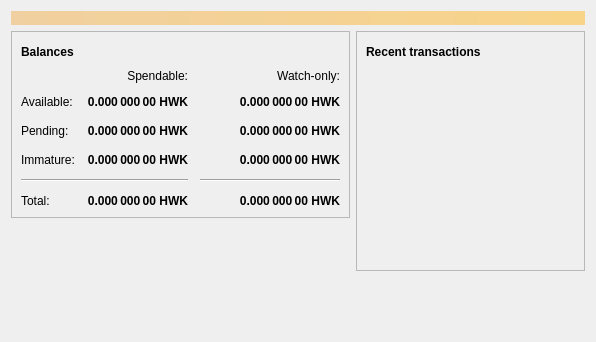
<?xml version="1.0" encoding="UTF-8"?>
<ui version="4.0">
 <class>OverviewPage</class>
 <widget class="QWidget" name="OverviewPage">
  <property name="geometry">
   <rect>
    <x>0</x>
    <y>0</y>
    <width>596</width>
    <height>342</height>
   </rect>
  </property>
  <property name="windowTitle">
   <string>Form</string>
  </property>
  <layout class="QVBoxLayout" name="topLayout">
   <item>
    <widget class="QLabel" name="labelAlerts">
     <property name="visible">
      <bool>false</bool>
     </property>
     <property name="styleSheet">
      <string notr="true">QLabel { background-color: qlineargradient(x1: 0, y1: 0, x2: 1, y2: 0, stop:0 #F0D0A0, stop:1 #F8D488); color:#000000; }</string>
     </property>
     <property name="wordWrap">
      <bool>true</bool>
     </property>
     <property name="margin">
      <number>3</number>
     </property>
     <property name="textInteractionFlags">
      <set>Qt::TextSelectableByMouse</set>
     </property>
    </widget>
   </item>
   <item>
    <layout class="QHBoxLayout" name="horizontalLayout" stretch="1,1">
     <item>
      <layout class="QVBoxLayout" name="verticalLayout_2">
       <item>
        <widget class="QFrame" name="frame">
         <property name="frameShape">
          <enum>QFrame::StyledPanel</enum>
         </property>
         <property name="frameShadow">
          <enum>QFrame::Raised</enum>
         </property>
         <layout class="QVBoxLayout" name="verticalLayout_4">
          <item>
           <layout class="QHBoxLayout" name="horizontalLayout_4">
            <item>
             <widget class="QLabel" name="label_5">
              <property name="font">
               <font>
                <weight>75</weight>
                <bold>true</bold>
               </font>
              </property>
              <property name="text">
               <string>Balances</string>
              </property>
             </widget>
            </item>
            <item>
             <widget class="QPushButton" name="labelWalletStatus">
              <property name="enabled">
               <bool>true</bool>
              </property>
              <property name="maximumSize">
               <size>
                <width>30</width>
                <height>16777215</height>
               </size>
              </property>
              <property name="toolTip">
               <string>The displayed information may be out of date. Your wallet automatically synchronizes with the Hawkcoin network after a connection is established, but this process has not completed yet.</string>
              </property>
              <property name="text">
               <string/>
              </property>
              <property name="icon">
               <iconset resource="../bitcoin.qrc">
                <normaloff>:/icons/warning</normaloff>
                <disabledoff>:/icons/warning</disabledoff>:/icons/warning</iconset>
              </property>
              <property name="iconSize">
               <size>
                <width>24</width>
                <height>24</height>
               </size>
              </property>
              <property name="flat">
               <bool>true</bool>
              </property>
             </widget>
            </item>
            <item>
             <spacer name="horizontalSpacer_3">
              <property name="orientation">
               <enum>Qt::Horizontal</enum>
              </property>
              <property name="sizeHint" stdset="0">
               <size>
                <width>40</width>
                <height>20</height>
               </size>
              </property>
             </spacer>
            </item>
           </layout>
          </item>
          <item>
           <layout class="QGridLayout" name="gridLayout">
            <property name="spacing">
             <number>12</number>
            </property>
            <item row="2" column="2">
             <widget class="QLabel" name="labelWatchPending">
              <property name="font">
               <font>
                <weight>75</weight>
                <bold>true</bold>
               </font>
              </property>
              <property name="cursor">
               <cursorShape>IBeamCursor</cursorShape>
              </property>
              <property name="toolTip">
               <string>Unconfirmed transactions to watch-only addresses</string>
              </property>
              <property name="text">
               <string notr="true">0.000 000 00 HWK</string>
              </property>
              <property name="alignment">
               <set>Qt::AlignRight|Qt::AlignTrailing|Qt::AlignVCenter</set>
              </property>
              <property name="textInteractionFlags">
               <set>Qt::LinksAccessibleByMouse|Qt::TextSelectableByKeyboard|Qt::TextSelectableByMouse</set>
              </property>
             </widget>
            </item>
            <item row="2" column="1">
             <widget class="QLabel" name="labelUnconfirmed">
              <property name="font">
               <font>
                <weight>75</weight>
                <bold>true</bold>
               </font>
              </property>
              <property name="cursor">
               <cursorShape>IBeamCursor</cursorShape>
              </property>
              <property name="toolTip">
               <string>Total of transactions that have yet to be confirmed, and do not yet count toward the spendable balance</string>
              </property>
              <property name="text">
               <string notr="true">0.000 000 00 HWK</string>
              </property>
              <property name="alignment">
               <set>Qt::AlignRight|Qt::AlignTrailing|Qt::AlignVCenter</set>
              </property>
              <property name="textInteractionFlags">
               <set>Qt::LinksAccessibleByMouse|Qt::TextSelectableByKeyboard|Qt::TextSelectableByMouse</set>
              </property>
             </widget>
            </item>
            <item row="3" column="2">
             <widget class="QLabel" name="labelWatchImmature">
              <property name="font">
               <font>
                <weight>75</weight>
                <bold>true</bold>
               </font>
              </property>
              <property name="cursor">
               <cursorShape>IBeamCursor</cursorShape>
              </property>
              <property name="toolTip">
               <string>Mined balance in watch-only addresses that has not yet matured</string>
              </property>
              <property name="text">
               <string notr="true">0.000 000 00 HWK</string>
              </property>
              <property name="alignment">
               <set>Qt::AlignRight|Qt::AlignTrailing|Qt::AlignVCenter</set>
              </property>
              <property name="textInteractionFlags">
               <set>Qt::LinksAccessibleByMouse|Qt::TextSelectableByKeyboard|Qt::TextSelectableByMouse</set>
              </property>
             </widget>
            </item>
            <item row="4" column="0" colspan="2">
             <widget class="Line" name="line">
              <property name="orientation">
               <enum>Qt::Horizontal</enum>
              </property>
             </widget>
            </item>
            <item row="4" column="2">
             <widget class="Line" name="lineWatchBalance">
              <property name="sizePolicy">
               <sizepolicy hsizetype="Preferred" vsizetype="Fixed">
                <horstretch>0</horstretch>
                <verstretch>0</verstretch>
               </sizepolicy>
              </property>
              <property name="minimumSize">
               <size>
                <width>140</width>
                <height>0</height>
               </size>
              </property>
              <property name="orientation">
               <enum>Qt::Horizontal</enum>
              </property>
             </widget>
            </item>
            <item row="5" column="0">
             <widget class="QLabel" name="labelTotalText">
              <property name="text">
               <string>Total:</string>
              </property>
             </widget>
            </item>
            <item row="3" column="1">
             <widget class="QLabel" name="labelImmature">
              <property name="font">
               <font>
                <weight>75</weight>
                <bold>true</bold>
               </font>
              </property>
              <property name="cursor">
               <cursorShape>IBeamCursor</cursorShape>
              </property>
              <property name="toolTip">
               <string>Mined balance that has not yet matured</string>
              </property>
              <property name="text">
               <string notr="true">0.000 000 00 HWK</string>
              </property>
              <property name="alignment">
               <set>Qt::AlignRight|Qt::AlignTrailing|Qt::AlignVCenter</set>
              </property>
              <property name="textInteractionFlags">
               <set>Qt::LinksAccessibleByMouse|Qt::TextSelectableByKeyboard|Qt::TextSelectableByMouse</set>
              </property>
             </widget>
            </item>
            <item row="2" column="3">
             <spacer name="horizontalSpacer_2">
              <property name="orientation">
               <enum>Qt::Horizontal</enum>
              </property>
              <property name="sizeHint" stdset="0">
               <size>
                <width>40</width>
                <height>20</height>
               </size>
              </property>
             </spacer>
            </item>
            <item row="3" column="0">
             <widget class="QLabel" name="labelImmatureText">
              <property name="text">
               <string>Immature:</string>
              </property>
             </widget>
            </item>
            <item row="5" column="1">
             <widget class="QLabel" name="labelTotal">
              <property name="font">
               <font>
                <weight>75</weight>
                <bold>true</bold>
               </font>
              </property>
              <property name="cursor">
               <cursorShape>IBeamCursor</cursorShape>
              </property>
              <property name="toolTip">
               <string>Your current total balance</string>
              </property>
              <property name="text">
               <string notr="true">0.000 000 00 HWK</string>
              </property>
              <property name="alignment">
               <set>Qt::AlignRight|Qt::AlignTrailing|Qt::AlignVCenter</set>
              </property>
              <property name="textInteractionFlags">
               <set>Qt::LinksAccessibleByMouse|Qt::TextSelectableByKeyboard|Qt::TextSelectableByMouse</set>
              </property>
             </widget>
            </item>
            <item row="5" column="2">
             <widget class="QLabel" name="labelWatchTotal">
              <property name="font">
               <font>
                <weight>75</weight>
                <bold>true</bold>
               </font>
              </property>
              <property name="cursor">
               <cursorShape>IBeamCursor</cursorShape>
              </property>
              <property name="toolTip">
               <string>Current total balance in watch-only addresses</string>
              </property>
              <property name="text">
               <string notr="true">0.000 000 00 HWK</string>
              </property>
              <property name="alignment">
               <set>Qt::AlignRight|Qt::AlignTrailing|Qt::AlignVCenter</set>
              </property>
              <property name="textInteractionFlags">
               <set>Qt::LinksAccessibleByMouse|Qt::TextSelectableByKeyboard|Qt::TextSelectableByMouse</set>
              </property>
             </widget>
            </item>
            <item row="0" column="2">
             <widget class="QLabel" name="labelWatchonly">
              <property name="text">
               <string>Watch-only:</string>
              </property>
              <property name="alignment">
               <set>Qt::AlignRight|Qt::AlignTrailing|Qt::AlignVCenter</set>
              </property>
             </widget>
            </item>
            <item row="1" column="0">
             <widget class="QLabel" name="labelBalanceText">
              <property name="text">
               <string>Available:</string>
              </property>
             </widget>
            </item>
            <item row="1" column="1">
             <widget class="QLabel" name="labelBalance">
              <property name="font">
               <font>
                <weight>75</weight>
                <bold>true</bold>
               </font>
              </property>
              <property name="cursor">
               <cursorShape>IBeamCursor</cursorShape>
              </property>
              <property name="toolTip">
               <string>Your current spendable balance</string>
              </property>
              <property name="text">
               <string notr="true">0.000 000 00 HWK</string>
              </property>
              <property name="alignment">
               <set>Qt::AlignRight|Qt::AlignTrailing|Qt::AlignVCenter</set>
              </property>
              <property name="textInteractionFlags">
               <set>Qt::LinksAccessibleByMouse|Qt::TextSelectableByKeyboard|Qt::TextSelectableByMouse</set>
              </property>
             </widget>
            </item>
            <item row="1" column="2">
             <widget class="QLabel" name="labelWatchAvailable">
              <property name="font">
               <font>
                <weight>75</weight>
                <bold>true</bold>
               </font>
              </property>
              <property name="cursor">
               <cursorShape>IBeamCursor</cursorShape>
              </property>
              <property name="toolTip">
               <string>Your current balance in watch-only addresses</string>
              </property>
              <property name="text">
               <string notr="true">0.000 000 00 HWK</string>
              </property>
              <property name="alignment">
               <set>Qt::AlignRight|Qt::AlignTrailing|Qt::AlignVCenter</set>
              </property>
              <property name="textInteractionFlags">
               <set>Qt::LinksAccessibleByMouse|Qt::TextSelectableByKeyboard|Qt::TextSelectableByMouse</set>
              </property>
             </widget>
            </item>
            <item row="2" column="0">
             <widget class="QLabel" name="labelPendingText">
              <property name="text">
               <string>Pending:</string>
              </property>
             </widget>
            </item>
            <item row="0" column="1">
             <widget class="QLabel" name="labelSpendable">
              <property name="text">
               <string>Spendable:</string>
              </property>
              <property name="alignment">
               <set>Qt::AlignRight|Qt::AlignTrailing|Qt::AlignVCenter</set>
              </property>
             </widget>
            </item>
           </layout>
          </item>
         </layout>
        </widget>
       </item>
       <item>
        <spacer name="verticalSpacer">
         <property name="orientation">
          <enum>Qt::Vertical</enum>
         </property>
         <property name="sizeHint" stdset="0">
          <size>
           <width>20</width>
           <height>40</height>
          </size>
         </property>
        </spacer>
       </item>
      </layout>
     </item>
     <item>
      <layout class="QVBoxLayout" name="verticalLayout_3">
       <item>
        <widget class="QFrame" name="frame_2">
         <property name="frameShape">
          <enum>QFrame::StyledPanel</enum>
         </property>
         <property name="frameShadow">
          <enum>QFrame::Raised</enum>
         </property>
         <layout class="QVBoxLayout" name="verticalLayout">
          <item>
           <layout class="QHBoxLayout" name="horizontalLayout_2">
            <item>
             <widget class="QLabel" name="label_4">
              <property name="font">
               <font>
                <weight>75</weight>
                <bold>true</bold>
               </font>
              </property>
              <property name="text">
               <string>Recent transactions</string>
              </property>
             </widget>
            </item>
            <item>
             <widget class="QPushButton" name="labelTransactionsStatus">
              <property name="enabled">
               <bool>true</bool>
              </property>
              <property name="maximumSize">
               <size>
                <width>30</width>
                <height>16777215</height>
               </size>
              </property>
              <property name="toolTip">
               <string>The displayed information may be out of date. Your wallet automatically synchronizes with the Hawkcoin network after a connection is established, but this process has not completed yet.</string>
              </property>
              <property name="text">
               <string/>
              </property>
              <property name="icon">
               <iconset resource="../bitcoin.qrc">
                <normaloff>:/icons/warning</normaloff>
                <disabledoff>:/icons/warning</disabledoff>:/icons/warning</iconset>
              </property>
              <property name="iconSize">
               <size>
                <width>24</width>
                <height>24</height>
               </size>
              </property>
              <property name="flat">
               <bool>true</bool>
              </property>
             </widget>
            </item>
            <item>
             <spacer name="horizontalSpacer">
              <property name="orientation">
               <enum>Qt::Horizontal</enum>
              </property>
              <property name="sizeHint" stdset="0">
               <size>
                <width>40</width>
                <height>20</height>
               </size>
              </property>
             </spacer>
            </item>
           </layout>
          </item>
          <item>
           <widget class="QListView" name="listTransactions">
            <property name="styleSheet">
             <string notr="true">QListView { background: transparent; }</string>
            </property>
            <property name="frameShape">
             <enum>QFrame::NoFrame</enum>
            </property>
            <property name="verticalScrollBarPolicy">
             <enum>Qt::ScrollBarAlwaysOff</enum>
            </property>
            <property name="horizontalScrollBarPolicy">
             <enum>Qt::ScrollBarAlwaysOff</enum>
            </property>
            <property name="selectionMode">
             <enum>QAbstractItemView::NoSelection</enum>
            </property>
           </widget>
          </item>
         </layout>
        </widget>
       </item>
       <item>
        <spacer name="verticalSpacer_2">
         <property name="orientation">
          <enum>Qt::Vertical</enum>
         </property>
         <property name="sizeHint" stdset="0">
          <size>
           <width>20</width>
           <height>40</height>
          </size>
         </property>
        </spacer>
       </item>
      </layout>
     </item>
    </layout>
   </item>
  </layout>
 </widget>
 <resources/>
 <connections/>
</ui>
